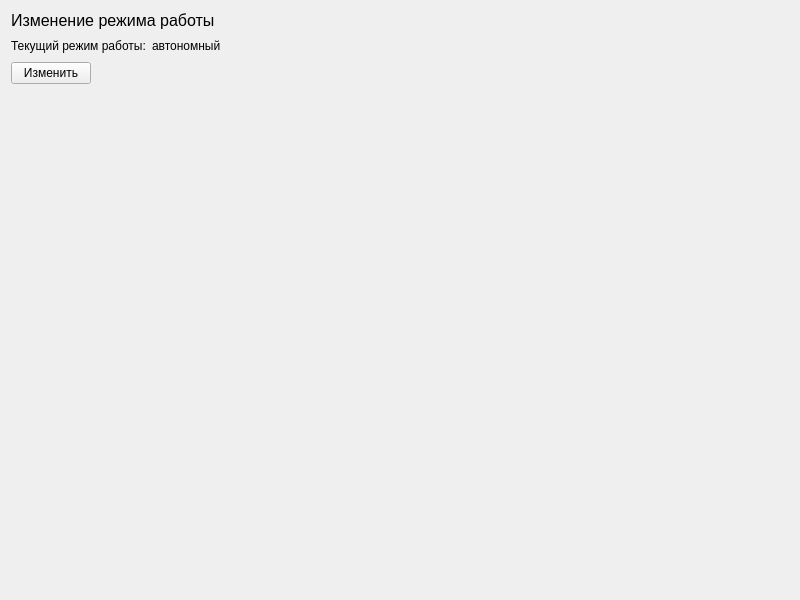
<?xml version="1.0" encoding="UTF-8"?>
<ui version="4.0">
 <class>Form</class>
 <widget class="QWidget" name="Form">
  <property name="geometry">
   <rect>
    <x>0</x>
    <y>0</y>
    <width>800</width>
    <height>600</height>
   </rect>
  </property>
  <property name="windowTitle">
   <string>Form</string>
  </property>
  <layout class="QVBoxLayout" name="verticalLayout">
   <item>
    <widget class="QLabel" name="label_1">
     <property name="font">
      <font>
       <pointsize>12</pointsize>
      </font>
     </property>
     <property name="text">
      <string>Изменение режима работы</string>
     </property>
    </widget>
   </item>
   <item>
    <layout class="QHBoxLayout" name="horizontalLayout">
     <item>
      <widget class="QLabel" name="label_2">
       <property name="text">
        <string>Текущий режим работы:</string>
       </property>
      </widget>
     </item>
     <item>
      <widget class="QLabel" name="label_3">
       <property name="text">
        <string>автономный</string>
       </property>
      </widget>
     </item>
     <item>
      <spacer name="horizontalSpacer">
       <property name="orientation">
        <enum>Qt::Horizontal</enum>
       </property>
       <property name="sizeHint" stdset="0">
        <size>
         <width>40</width>
         <height>20</height>
        </size>
       </property>
      </spacer>
     </item>
    </layout>
   </item>
   <item>
    <widget class="QPushButton" name="push_button">
     <property name="sizePolicy">
      <sizepolicy hsizetype="Fixed" vsizetype="Fixed">
       <horstretch>0</horstretch>
       <verstretch>0</verstretch>
      </sizepolicy>
     </property>
     <property name="text">
      <string>Изменить</string>
     </property>
    </widget>
   </item>
   <item>
    <spacer name="verticalSpacer">
     <property name="orientation">
      <enum>Qt::Vertical</enum>
     </property>
     <property name="sizeHint" stdset="0">
      <size>
       <width>17</width>
       <height>432</height>
      </size>
     </property>
    </spacer>
   </item>
  </layout>
 </widget>
 <resources/>
 <connections/>
</ui>
